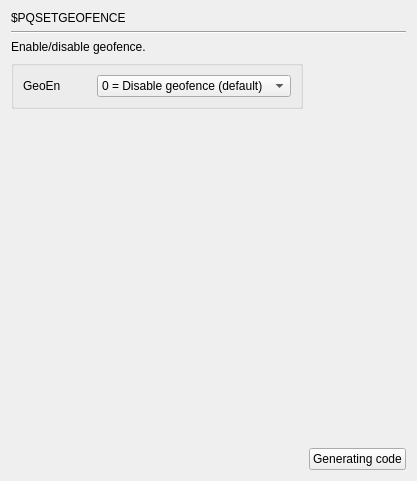
     <widget class="QWidget" name="page_PQSETGEOFENCE">
      <layout class="QGridLayout" name="gridLayout_17">
       <item row="0" column="0">
        <widget class="QLabel" name="label_568">
         <property name="text">
          <string>$PQSETGEOFENCE</string>
         </property>
        </widget>
       </item>
       <item row="1" column="0" colspan="2">
        <widget class="Line" name="line_145">
         <property name="orientation">
          <enum>Qt::Horizontal</enum>
         </property>
        </widget>
       </item>
       <item row="2" column="0">
        <widget class="QLabel" name="label_569">
         <property name="text">
          <string>Enable/disable geofence.</string>
         </property>
        </widget>
       </item>
       <item row="3" column="0">
        <widget class="QGroupBox" name="groupBox_125">
         <property name="title">
          <string/>
         </property>
         <layout class="QGridLayout" name="gridLayout_16">
          <item row="0" column="0">
           <widget class="QLabel" name="label_570">
            <property name="text">
             <string>GeoEn</string>
            </property>
           </widget>
          </item>
          <item row="0" column="1">
           <widget class="QComboBox" name="comboBox_PQSETGEOFENCE">
            <item>
             <property name="text">
              <string>0 = Disable geofence (default)</string>
             </property>
            </item>
            <item>
             <property name="text">
              <string>1 = Enable geofence</string>
             </property>
            </item>
           </widget>
          </item>
         </layout>
        </widget>
       </item>
       <item row="4" column="1">
        <spacer name="verticalSpacer_145">
         <property name="orientation">
          <enum>Qt::Vertical</enum>
         </property>
         <property name="sizeHint" stdset="0">
          <size>
           <width>20</width>
           <height>333</height>
          </size>
         </property>
        </spacer>
       </item>
       <item row="5" column="0">
        <spacer name="horizontalSpacer_145">
         <property name="orientation">
          <enum>Qt::Horizontal</enum>
         </property>
         <property name="sizeHint" stdset="0">
          <size>
           <width>292</width>
           <height>20</height>
          </size>
         </property>
        </spacer>
       </item>
       <item row="5" column="1">
        <widget class="QPushButton" name="GC_PQSETGEOFENCE">
         <property name="layoutDirection">
          <enum>Qt::LeftToRight</enum>
         </property>
         <property name="text">
          <string>Generating code</string>
         </property>
        </widget>
       </item>
      </layout>
     </widget>
